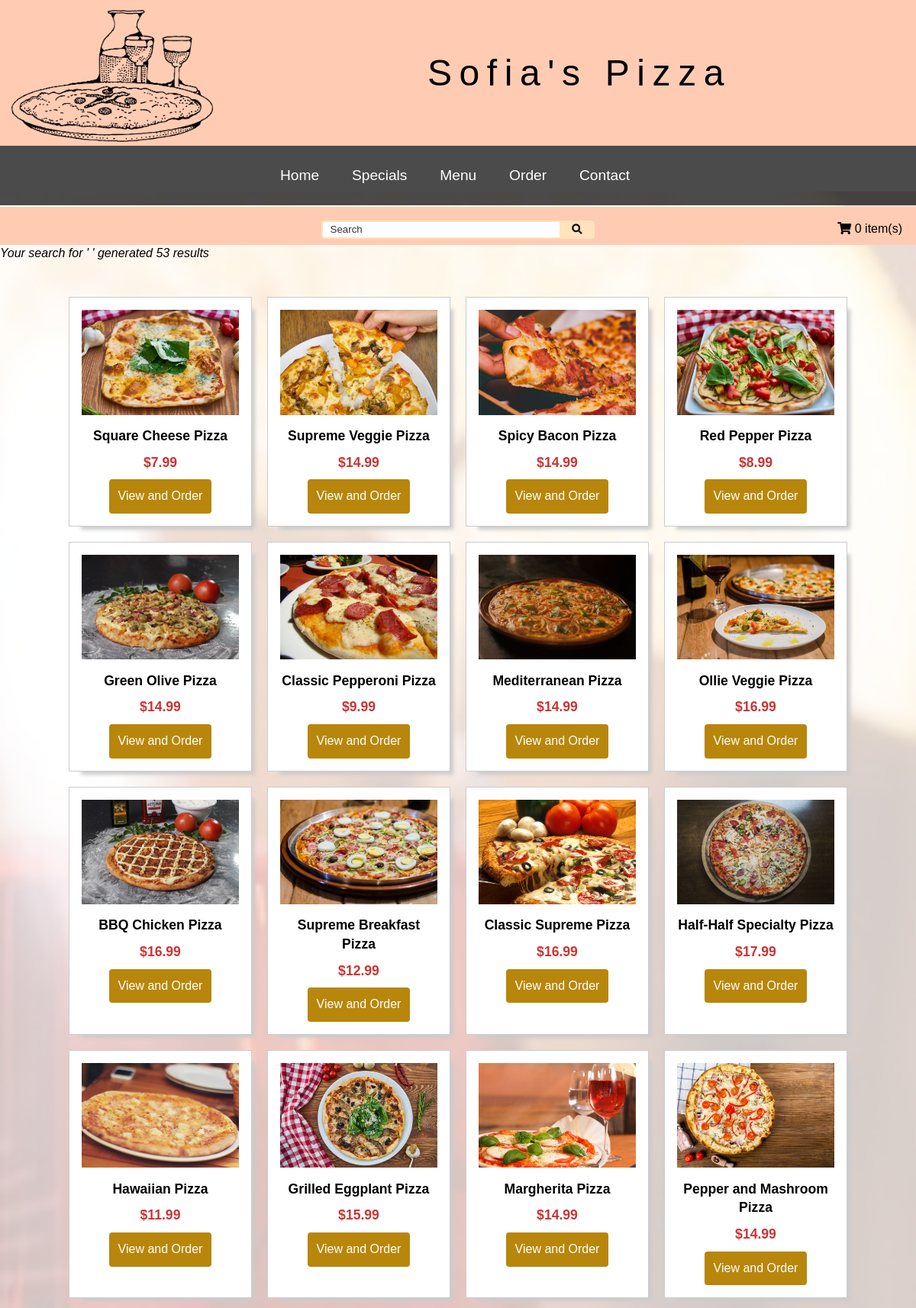
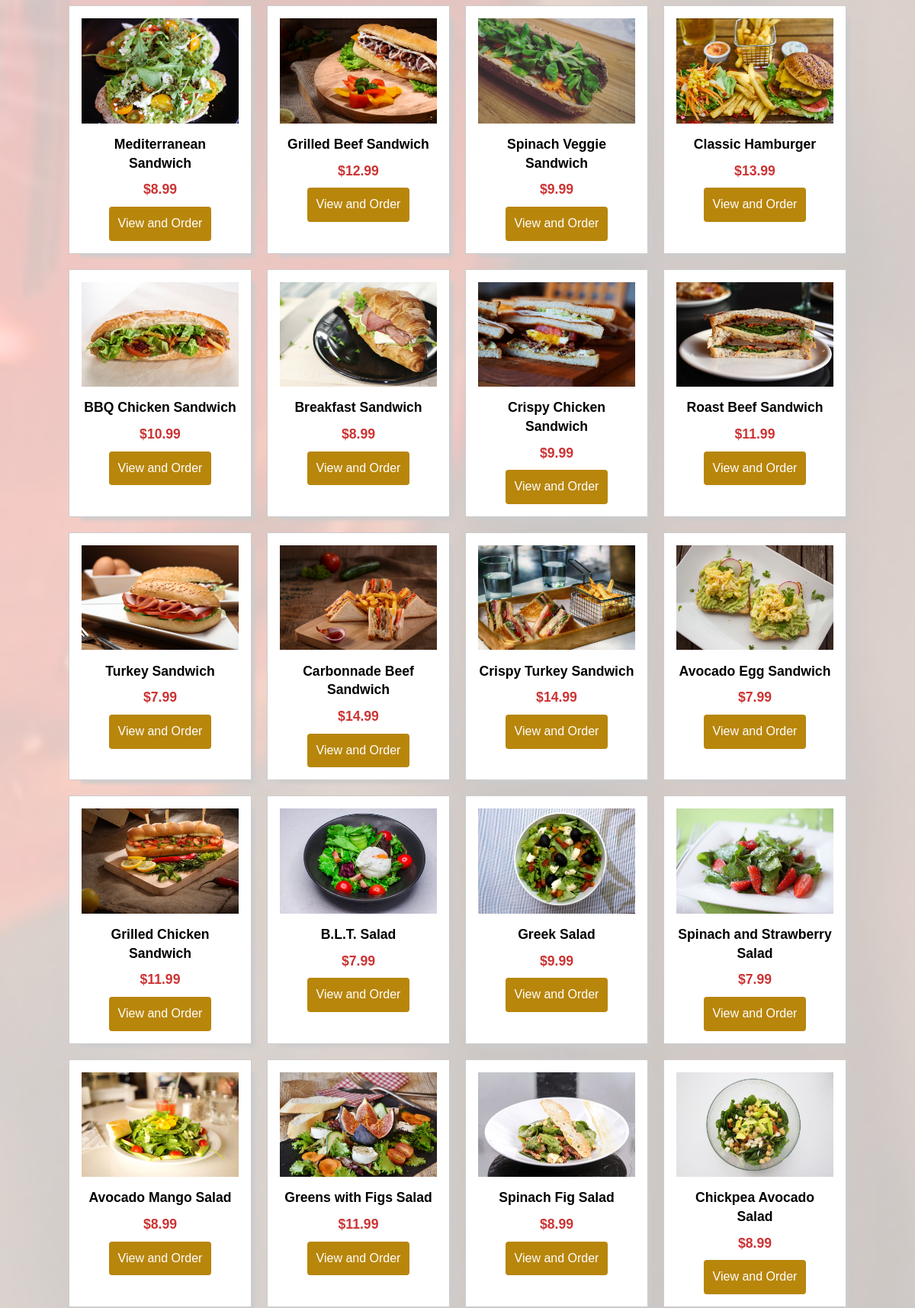
/pages/searchSql.php (upper part), run on the app's committed database (2 pictures, top to bottom).
### tables this page shows
CREATE TABLE `sp19_products` (
  `prodid` int(5) NOT NULL,
  `prodname` varchar(255) NOT NULL,
  `proddesc` text NOT NULL,
  `prodprice` decimal(9,2) NOT NULL,
  `link` varchar(255) NOT NULL,
  `featured` enum('yes','no') NOT NULL,
  `weeklyspecial` varchar(255) NOT NULL,
  `menutype` enum('Breakfast','Lunch','Dinner','All') NOT NULL DEFAULT 'All',
  `image` varchar(255) NOT NULL,
  `catid` int(5) NOT NULL
);

### pages/searchSql.php (the view, shortened to what this page needs)
<?php
include '../functions/cartfunctions.php';
include '../includes/header.php';
?>
<?php
if ($_GET['qry']  == ''){
	$qry = ' ';
}
else {
  $qry = $_GET['qry'];
}
?>
<?php
	$num = $dbh->prepare("select  count(sp19_products.prodid) as numres
       from sp19_categories, sp19_products
       where (sp19_categories.catname like '%$qry%' or
       sp19_products.prodname like '%$qry%' or sp19_products.proddesc like '%$qry%') and sp19_categories.catid = sp19_products.catid");
	$num->execute();
	$row = $num->fetch();
		echo "<i> Your search for '".$qry."' generated ".$row['numres']." results</i>";
   $sql = $dbh->prepare("select sp19_categories.catid, sp19_categories.catname, sp19_products.prodid, sp19_products.prodname, sp19_products.proddesc,sp19_products.prodprice,sp19_products.image
       from sp19_categories, sp19_products
       where (sp19_categories.catname like '%$qry%' or
       sp19_products.prodname like '%$qry%' or sp19_products.proddesc like '%$qry%') and sp19_categories.catid = sp19_products.catid");
   $sql->execute();
   echo '<section class="gallery text-alignCenter">';
   while ($row = $sql->fetch()){
   	$prodid = $row['prodid'];
   	$prodname = $row['prodname'];
   	$prodprice = $row['prodprice'];
	$prodimg = $row['image'];
	$picname = '../images/products/'.$prodimg.'.jpg';
	echo '<div class="card-container">';
		echo '<img src = "'.$picname.'" alt="'.$prodname.'" class="img-responsive zoomIn" >
		<div>
			<h4>'.$prodname.'</h4>
			<p class="price">$'.$prodprice.'</p>
			<a class="btn button" href="products.php?prodid='.$prodid.'" title="click to see more">View and Order</a>
		</div>';
   	echo '</div>';
   }
    echo '</section>';
include '../includes/footer.php';
?>

### css/hsm_min.css (style rules this page uses)
h2,h3,h4,h5,h6 { margin:1em 0 }
h4 { font-size:1.1em }
p { margin-bottom:1em;font-size:1.1em }
.text-alignCenter { text-align:center }
* { margin:0;padding:0;border:0;box-sizing:border-box }
article,aside,audio,details,figcaption,figure,footer,header,hgroup,main,menu,nav,section,video { display:block }
body { line-height:1.4;font-family:Arial,Helvetica,sans-serif;font-size:100%;font-weight:400 }
a { text-decoration:none;color:#000 }
.btn { text-decoration:none;text-align:center;vertical-align:middle;display:inline-block;padding:8px 16px;border-radius:4px;text-decoration:none;max-width:100% }
.button { padding:.7em;color:#fff;background-color:#b8860b }
.img-responsive { max-width:100%;height:auto }
.gallery { padding:1%;margin:2% 0;display:flex;justify-content:center;flex-wrap:wrap }
.gallery>article,.gallery>div { background-color:#fff;margin:10px }
.card-container { width:100%;box-shadow:10px 10px 5px -6px rgba(204,204,204,1);padding:1em;border:solid 1px #ccc }
@media screen and (min-width:620px) { .card-container,.priceCard-container,div.card-rounded { margin-top:0;width:18rem } }
.zoomIn { transition:all .5s ease }

### css/pizza.css (style rules this page uses)
h2, h3, h4, h5, h6 { margin: .5em 0; }
.price { color: #cc3333; margin: 10px; font-weight: bold; }
.card-container { overflow: hidden; }
@media screen and (min-width: 620px) { .card-container { margin-top: 0; width: 15rem; overflow: hidden; } }

### css/search.css (style rules this page uses)
#search .galWrapper, #specials .galWrapper, #order .galWrapper, #menuPage .galWrapper, { margin-top: 45px; background-color: rgba(255,255,255,.5); }

### data on the page
sp19_products: image (picture), prodname "Square Cheese Pizza", prodprice "7.99"
sp19_products: image (picture), prodname "Supreme Veggie Pizza", prodprice "14.99"
sp19_products: image (picture), prodname "Spicy Bacon Pizza", prodprice "14.99"
sp19_products: image (picture), prodname "Red Pepper Pizza", prodprice "8.99"
sp19_products: image (picture), prodname "Green Olive Pizza", prodprice "14.99"
sp19_products: image (picture), prodname "Classic Pepperoni Pizza", prodprice "9.99"
sp19_products: image (picture), prodname "Mediterranean Pizza", prodprice "14.99"
sp19_products: image (picture), prodname "Ollie Veggie Pizza", prodprice "16.99"
sp19_products: image (picture), prodname "BBQ Chicken Pizza", prodprice "16.99"
sp19_products: image (picture), prodname "Supreme Breakfast Pizza", prodprice "12.99"
sp19_products: image (picture), prodname "Classic Supreme Pizza", prodprice "16.99"
sp19_products: image (picture), prodname "Half-Half Specialty Pizza", prodprice "17.99"
sp19_products: image (picture), prodname "Hawaiian Pizza", prodprice "11.99"
sp19_products: image (picture), prodname "Grilled Eggplant Pizza", prodprice "15.99"
sp19_products: image (picture), prodname "Margherita Pizza", prodprice "14.99"
sp19_products: image (picture), prodname "Pepper and Mashroom Pizza", prodprice "14.99"
sp19_products: image (picture), prodname "Mediterranean Sandwich", prodprice "8.99"
sp19_products: image (picture), prodname "Grilled Beef Sandwich", prodprice "12.99"
sp19_products: image (picture), prodname "Spinach Veggie Sandwich", prodprice "9.99"
sp19_products: image (picture), prodname "Classic Hamburger", prodprice "13.99"
sp19_products: image (picture), prodname "BBQ Chicken Sandwich", prodprice "10.99"
sp19_products: image (picture), prodname "Breakfast Sandwich", prodprice "8.99"
sp19_products: image (picture), prodname "Crispy Chicken Sandwich", prodprice "9.99"
sp19_products: image (picture), prodname "Roast Beef Sandwich", prodprice "11.99"
sp19_products: image (picture), prodname "Turkey Sandwich", prodprice "7.99"
sp19_products: image (picture), prodname "Carbonnade Beef Sandwich", prodprice "14.99"
sp19_products: image (picture), prodname "Crispy Turkey Sandwich", prodprice "14.99"
sp19_products: image (picture), prodname "Avocado Egg Sandwich", prodprice "7.99"
sp19_products: image (picture), prodname "Grilled Chicken Sandwich", prodprice "11.99"
sp19_products: image (picture), prodname "B.L.T. Salad", prodprice "7.99"
sp19_products: image (picture), prodname "Greek Salad", prodprice "9.99"
sp19_products: image (picture), prodname "Spinach and Strawberry Salad", prodprice "7.99"
sp19_products: image (picture), prodname "Avocado Mango Salad", prodprice "8.99"
sp19_products: image (picture), prodname "Greens with Figs Salad", prodprice "11.99"
sp19_products: image (picture), prodname "Spinach Fig Salad", prodprice "8.99"
sp19_products: image (picture), prodname "Chickpea Avocado Salad", prodprice "8.99"

### other printed values
numcartitems($sessid) "0"
$row['numres'] "53"
